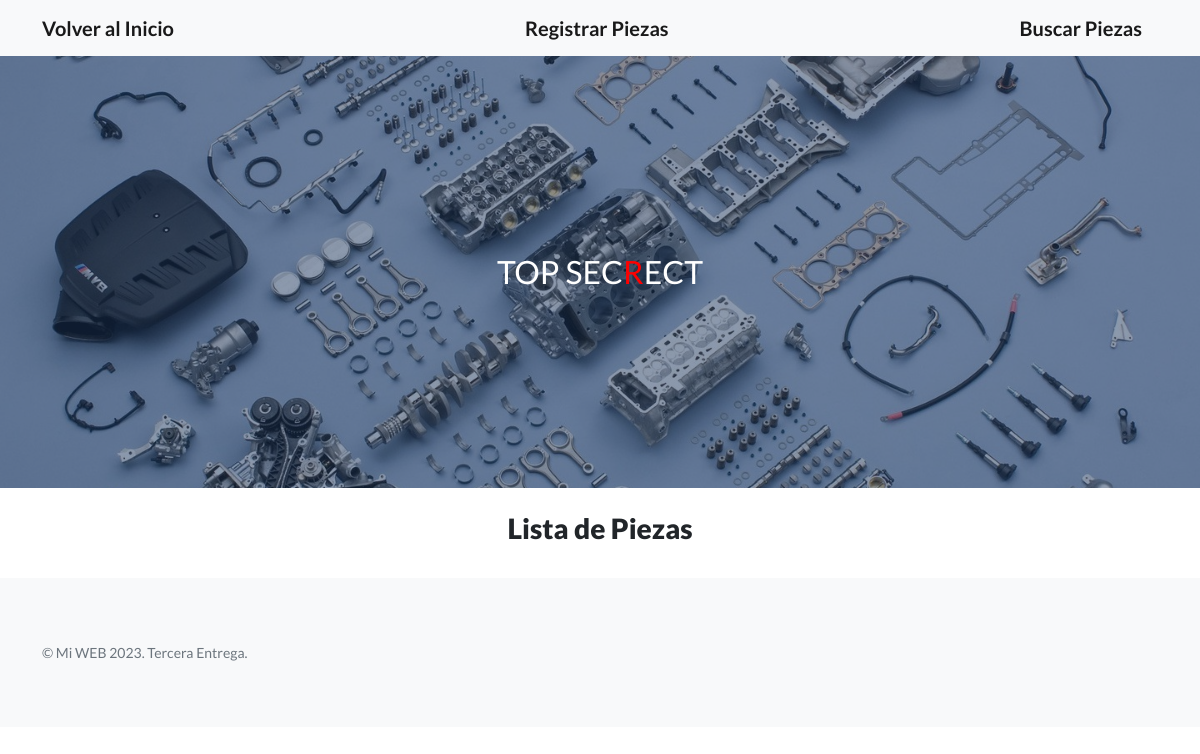
Page /AppCoder/piezas/ on the earlier database version.
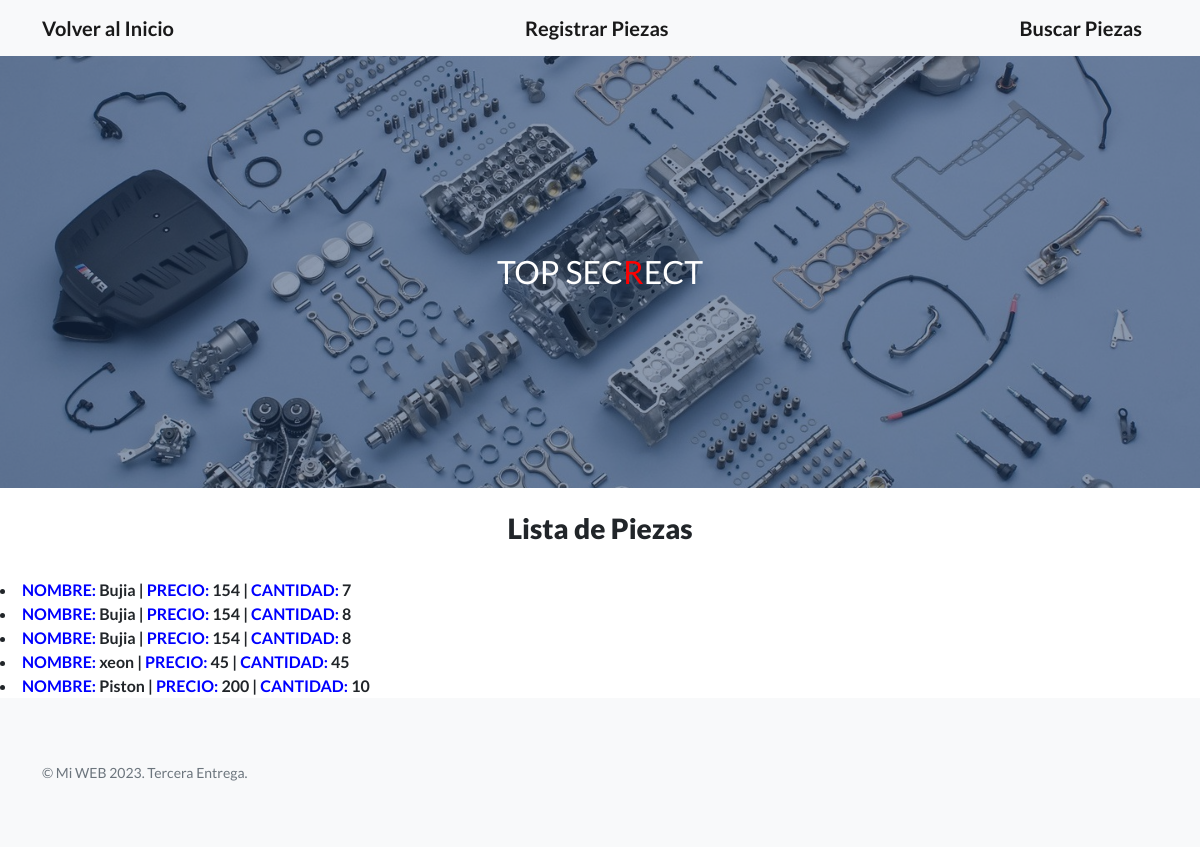
Same page on the later database version.
### AppCoder/models.py (models this page shows)
class Piezas(models.Model): # PIEZAS EN STOCK PARA REPARACIONES
    nombre= models.CharField(max_length=30, help_text="nombre de la pieza")
    precio= models.IntegerField(default=1, help_text="precio de la pieza")
    cantidad= models.IntegerField(default=1, help_text="cantidad de piezas")

### AppCoder/views.py (the view)
# urls.py: path('piezas/', views.piezas_disponibles, name="piezas"),
def piezas_disponibles(request):
    piezas_disp = Piezas.objects.all()
    return render(request, 'AppCoder/piezaLista.html', {'piezas_disp': piezas_disp})

### AppCoder/templates/AppCoder/piezaLista.html
{% extends "AppCoder/padre_piezas.html"%}
{% load static %}
{% block Contenido_Que_Cambia %}
<br>
<h3><center><b>Lista de Piezas</b></center></h3>
<br>
{% for Piezas in piezas_disp %}
<li><b> <FONT COLOR="blue">NOMBRE:</FONT> </b><b>{{ Piezas.nombre }}</b> <b>| <FONT COLOR="blue">PRECIO:</FONT> </b><b> {{ Piezas.precio }}</b> <b>| <FONT COLOR="blue">CANTIDAD:</FONT> </b><b> {{ Piezas.cantidad}}</b></li>
{% endfor %}
{%endblock %}

### AppCoder/templates/AppCoder/padre_piezas.html (shortened to what this page needs)
<!DOCTYPE html>
<html lang="en">
    <head>
        {% load static %}
        <link href="https://cdn.jsdelivr.net/npm/bootstrap-icons@1.5.0/font/bootstrap-icons.css" rel="stylesheet" type="text/css" />
        <link href="{% static 'AppCoder/css/styles3.css' %}" rel="stylesheet" />
    </head>
    <body>
        <nav class="navbar navbar-light bg-light static-top">
            <div class="container">
                <a class="navbar-brand" href="{% url 'Inicio' %}""><b>Volver al Inicio</b></a>
                <a class="navbar-brand" href="{% url 'piezaRegistro' %}"><b>Registrar Piezas</b></a>
                <a class="navbar-brand" href="{% url 'piezaBuscar' %}"><b>Buscar Piezas</b></a>
            </div>
        </nav>
        <header class="masthead">
            <div class="container position-relative">
                <div class="row justify-content-center">
                    <div class="col-xl-6">
                        <div class="text-center text-white">
                            <a class="boton" href="{% url 'Inicio' %}"><FONT COLOR="WHITE"><FONT SIZE="6">TOP SEC<FONT COLOR="RED">R</FONT>ECT</FONT></FONT></a>
                        </div>
                    </div>
                </div>
            </div>
        </header>
        {% block Contenido_Que_Cambia %}
        {% endblock %}
        <footer class="footer bg-light">
            <div class="container">
                <div class="row">
                    <div class="col-lg-6 h-100 text-center text-lg-start my-auto">
                        <p class="text-muted small mb-4 mb-lg-0">&copy; Mi WEB 2023. Tercera Entrega.</p>
                    </div>
                </div>
            </div>
        </footer>
    </body>
</html>

Differences in the rows shown:
added Piezas: nombre "Bujia", precio "154", cantidad "7"
added Piezas: nombre "Bujia", precio "154", cantidad "8"
added Piezas: nombre "Bujia", precio "154", cantidad "8"
added Piezas: nombre "xeon", precio "45", cantidad "45"
added Piezas: nombre "Piston", precio "200", cantidad "10"
